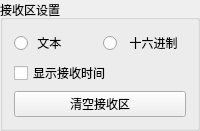
                 <widget class="QGroupBox" name="groupBox_2">
                  <property name="title">
                   <string>接收区设置</string>
                  </property>
                  <layout class="QVBoxLayout" name="verticalLayout_9">
                   <item>
                    <layout class="QVBoxLayout" name="verticalLayout_7">
                     <item>
                      <layout class="QHBoxLayout" name="horizontalLayout_4">
                       <item>
                        <widget class="QRadioButton" name="text_recv_radioBtn">
                         <property name="text">
                          <string> 文本</string>
                         </property>
                        </widget>
                       </item>
                       <item>
                        <widget class="QRadioButton" name="hex_recv_radioBtn">
                         <property name="text">
                          <string>  十六进制</string>
                         </property>
                        </widget>
                       </item>
                      </layout>
                     </item>
                     <item>
                      <widget class="QCheckBox" name="recv_time_checkBox">
                       <property name="text">
                        <string>显示接收时间</string>
                       </property>
                      </widget>
                     </item>
                     <item>
                      <widget class="QPushButton" name="clear_recv_box_Btn">
                       <property name="text">
                        <string>清空接收区</string>
                       </property>
                      </widget>
                     </item>
                    </layout>
                   </item>
                  </layout>
                 </widget>
